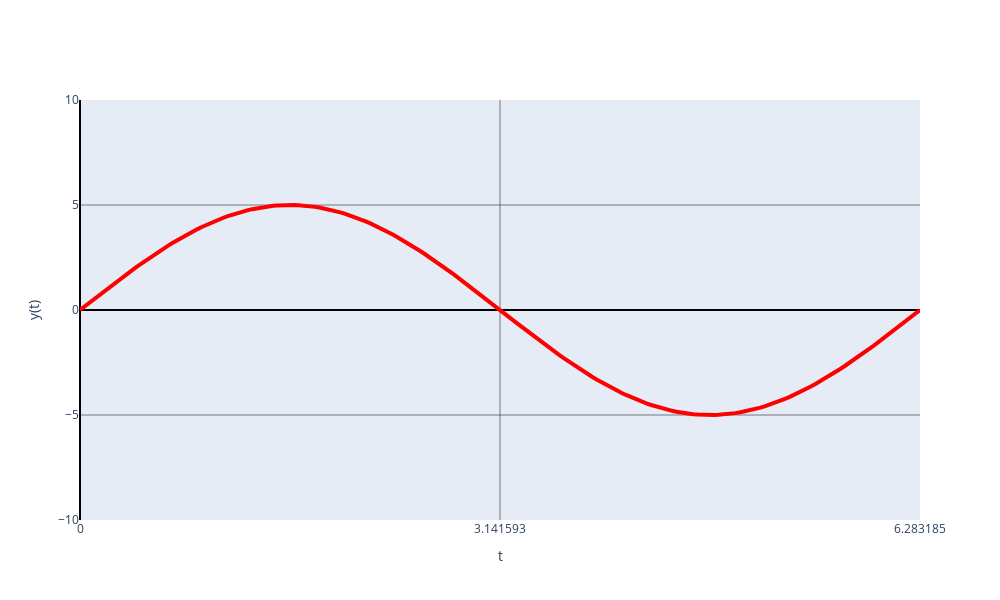

Here is the notebook cell this chart was saved with:
### Markdown cell above
# Interactive Jupyter Notebook for Signals

### Code cell
def SignalInteractive(Type,Form,Frequency,Amplitude,Offset,Phase,Samples):


       t = np.arange(0, 2*np.pi+1/Samples, 2*np.pi/Samples)    # start, stop, step
       
       if Form == "Sine":
              y = Amplitude*np.sin(Frequency*t + Phase*2*np.pi/360) + Offset
       elif Form == "Square":
              y = Amplitude*signal.square(Frequency*t + Phase*2*np.pi/360) + Offset
       elif Form == "Sawtooth":
              y = Amplitude*signal.sawtooth(Frequency*t + Phase*2*np.pi/360) + Offset

       fig = go.Figure()

       if Type == "Continuous":
              fig.add_trace(go.Scatter(x=t, y=y,
                            mode='lines',
                            name='lines',
                            line=dict(color='red', width=4))
                     )
       else:
              fig.add_trace(go.Scatter(x=t, y=y,
                     mode='markers',
                     name='markers',
                     line=dict(color='red', width=4))
              )

       # Edit the layout
       fig.update_layout( xaxis_title='t',
                     yaxis_title='y(t)')

       fig.update_xaxes(showgrid=True, gridwidth=0.5, gridcolor='black')
       fig.update_yaxes(showgrid=True, gridwidth=0.5, gridcolor='black')

       fig.update_xaxes(zeroline=True, zerolinewidth=2, zerolinecolor='black')
       fig.update_yaxes(zeroline=True, zerolinewidth=2, zerolinecolor='black')

       fig.update_layout(yaxis_range=[-10,10])
       fig.update_xaxes(tickvals=[0.0, np.pi, 2*np.pi])

       fig.update_layout(autosize = False, height = 600, width = 1000)

       fig.show()

Form_Button = wg.ToggleButtons(
    options=['Sine', 'Square', 'Sawtooth'],
    description='Signal Form:',
    disabled=False,
    button_style='', # 'success', 'info', 'warning', 'danger' or ''
    tooltips=['Sine', 'Square', 'Sawtooth'],
)        

Type_Button = wg.ToggleButtons(
    options=['Continuous', 'Discrete'],
    description='Signal Type:',
    disabled=False,
    button_style='', # 'success', 'info', 'warning', 'danger' or ''
    tooltips=['Continuous', 'Discrete'],
)  

Frq_slide = wg.FloatSlider(value=1.0,min=0.1,max=100.0,step=0.1)
Amp_slide = wg.FloatSlider(value=5.0,min=0.1,max=10.0,step=0.1)
Offset_slide = wg.FloatSlider(value=0.0,min=-10.0,max=10.0,step=0.5)
Phase_slide = wg.FloatSlider(value=0.0,min=-180.0,max=180.0,step=5.0)
Samples_slide = wg.IntSlider(value=200,min=10,max=2000,step=10)


wg.interact(SignalInteractive, Type = Type_Button, Form=Form_Button, Frequency = Frq_slide, Amplitude=Amp_slide, Offset=Offset_slide, Phase=Phase_slide, Samples=Samples_slide)

### Figure 1 — Plotly figure (JSON) as saved in the notebook; plotly's stock layout.template omitted (floating-point values rounded to 4 significant figures; data arrays with more than 128 entries replaced by an {"elided": "..."} marker saying what was removed)
{"data": [{"line": {"color": "red", "width": 4}, "mode": "lines", "name": "lines", "type": "scatter", "x": {"elided": "201 float values"}, "y": {"elided": "201 float values"}}], "layout": {"autosize": false, "height": 600, "width": 1000, "xaxis": {"gridcolor": "black", "gridwidth": 0.5, "showgrid": true, "tickvals": [0, 3.142, 6.283], "title": {"text": "t"}, "zeroline": true, "zerolinecolor": "black", "zerolinewidth": 2}, "yaxis": {"gridcolor": "black", "gridwidth": 0.5, "range": [-10, 10], "showgrid": true, "title": {"text": "y(t)"}, "zeroline": true, "zerolinecolor": "black", "zerolinewidth": 2}}}
